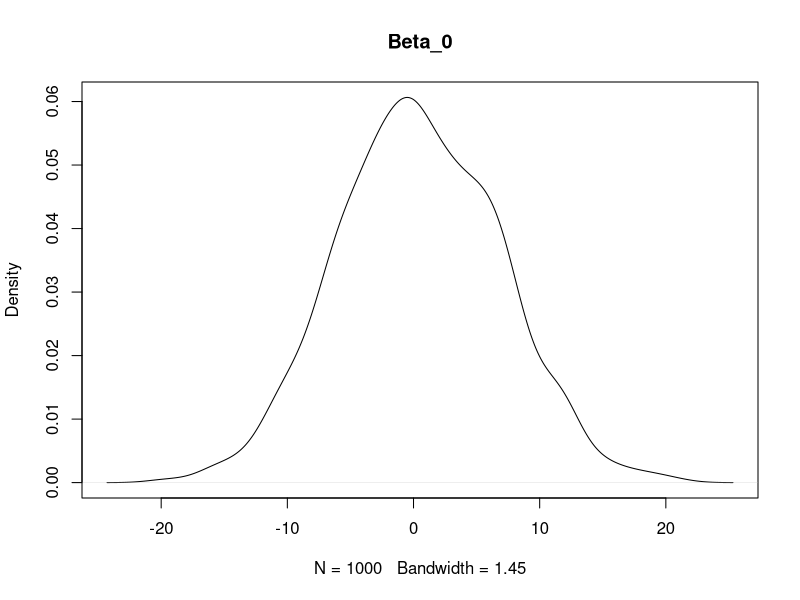
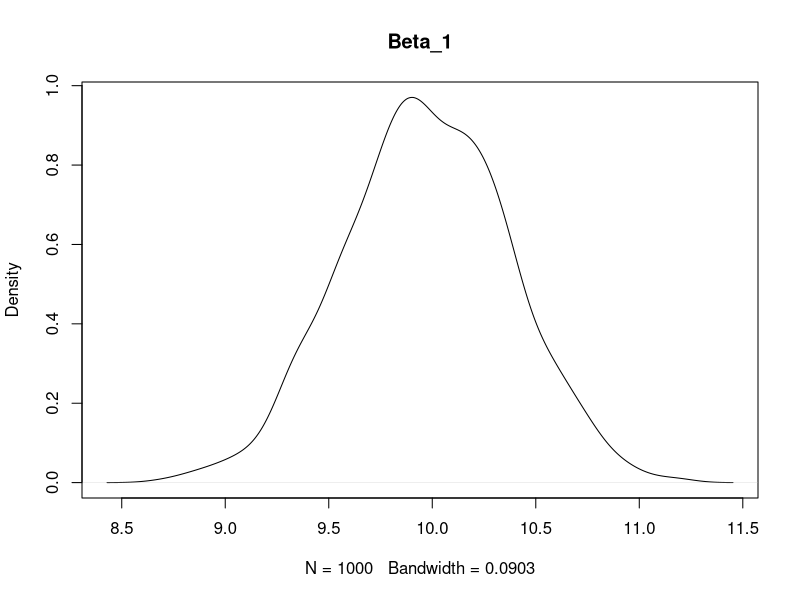
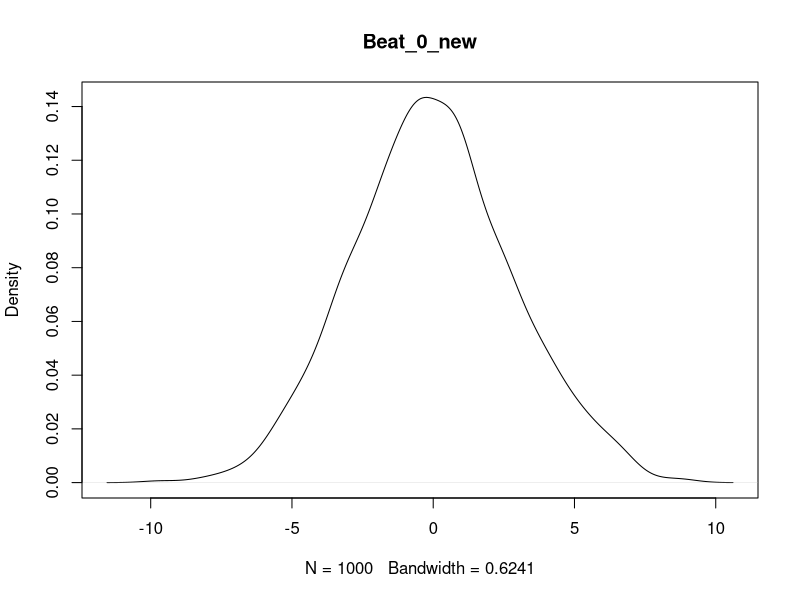
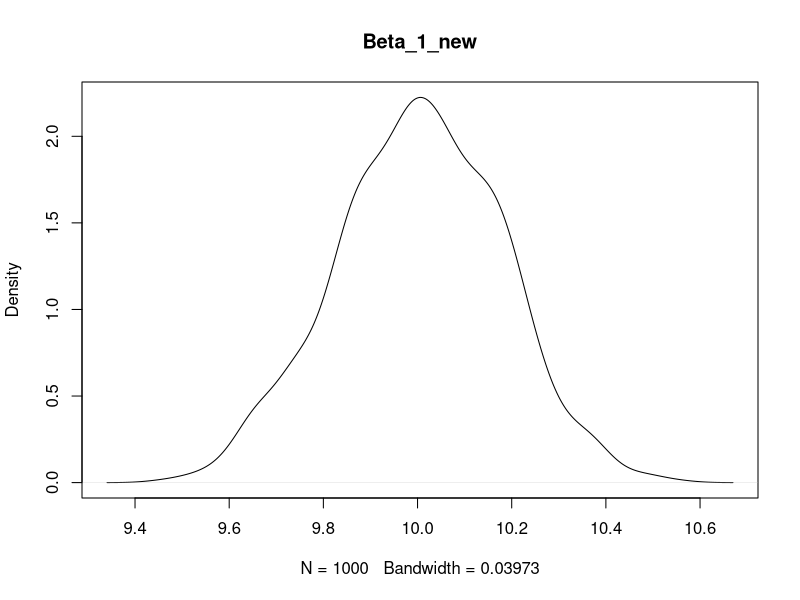

Here is the R script that generated these plots, in order:
data(cars)
attach(cars)
cars # check the dataset "car"

# Exercise 1
x_bar <- mean(speed) #first we create vriable of mean of distant and speed
y_bar <- mean(dist)
n <- 50

upper_beta1 <- (speed - x_bar) * dist # we calulate molecular and denominator for beta1_hat
lower_beta1 <- (speed - x_bar)^2

beta1_hat <- sum(upper_beta1) / sum(lower_beta1) # calulate beta1_hat and beta0_hat
beta0_hat <- y_bar - (beta1_hat * x_bar)

mym1 <- lm(dist~speed) # check with lm 
summary(mym1)

# Excercise 2
y_hat <- predict(mym1)  # calculate y_hat
n1 <- (dist - y_hat)^2  
s <- sqrt(sum(n1) / (50-2)) # calcute s

# Excercise 3
t1 <- qt(1-0.2/2,(50-2)) # calculate the student distrution with 0.80
n2 <- (speed - x_bar)^2  # calculate inner part of confident interval
n3 <- 1/n + (x_bar)^2 / sum(n2)

I_beta0_hat_up <- (beta0_hat + t1 * s * sqrt(n3)) # calculate confident interval for beta0_hat
I_beta0_hat_down <- (beta0_hat - t1 * s * sqrt(n3))

I_beta1_hat_up <- (beta1_hat + t1 * s / sqrt(sum(n2))) # calculate confident interval for beta1_hat
I_beta1_hat_down <- (beta1_hat - t1 * s / sqrt(sum(n2)))

confint(mym1, level = 0.8) # check with confint 

# the 80% condfident interval for beta1 means , giveing 100 times of drawing example and calculating for beta1_hat, around 80 will be inside and 20 be will outside the 80% of confident interval , meaning that 80% of beta1_hat we calculating will be inside the confident interval . However , beta1 is a actual number , it can only be inside or outside confident interval. Hence, we cannot say beta1 is 80% inside confident intercal , we can only said that " with 80% of "confident" beta1 is inside confident interval" 

# Excercise 4

# set real beta0_star and beta_1_star
beta0_star <- 0
beta1_star <- 10

# gen the new distant
formula_1 <- beta0_star + beta1_star * speed # part of beta0_star + beta1_star * speed

D_new <- matrix(, 50, 1000)  # repeat 1000 times to creat matrix with beta0_star + beta1_star * speed
for (i in 1:1000){
  D_new[ , i] <- formula_1
}

error <- matrix(,50,1000) # gen error part with sd=15.38
for (i in 1:50){
  for (j in 1:1000){
  error [  i , j  ] <- matrix (rnorm(1, 0 , 15.38)) 
  }
}

D_new <- D_new + error # adding error part
D_new <- as.data.frame(D_new) # trans to data form
names(D_new) <- gsub("V" , "D" , names (D_new)) # changing names
colnames(D_new) # check the name

attach(D_new)
attach(cars)

lm_list <- list() # list for linear model
for (i in 1:1000){
  lm_list[[i]]<- lm (D_new[, i] ~  speed)
}

coe_data <- data.frame(Beta_0=NA, Beta_1=NA) # gen data for coeffient 
for (i in 1:1000){
  coe_data[i,]<- coefficients( lm (D_new[ ,i ] ~  speed))
}


#otherway to approch this
nu<- 1000
my_lms <- lapply(1:nu, function(x) lm(D_new[, x] ~ speed))
beta_new <- sapply(my_lms, coef)


#calculate confident interval

D_new_mat <- as.matrix(D_new)   #matrix form for D_new and coe
coe_mat <- as.matrix(coe_data)


y_hat_new <- matrix(,1000,50) # gen matrix for y_hat_new
for (i in 1:1000){
  y_hat_new[i,] <- coe_mat[i,1] + coe_mat[i,2]*speed
}

y_hat_new <- t(y_hat_new) # transpost for calculation
s_new <- sqrt(colSums((D_new_mat - y_hat_new)^2)/(n-2))
s_new <- as.matrix(s_new)


t2 <- qt(1-0.05/2,(50-2)) # create matrix for confident interval for beta0 and beta1
con_mat <- matrix(,1000,4)
for (i in 1:1000){
  con_mat[i,1] <-  (coe_mat[i,1] + t2 * s_new[i,1] * sqrt(n3))
  con_mat[i,2] <-  (coe_mat[i,1] - t2 * s_new[i,1] * sqrt(n3))
  con_mat[i,3] <-  (coe_mat[i,2] + t2 * s_new[i,1] / sqrt(sum(n2)))
  con_mat[i,4] <-  (coe_mat[i,2] - t2 * s_new[i,1] / sqrt(sum(n2)))
}

# Check confidence interval with actual beta0 and beta1

check<-matrix(0,1000,2)  # build up a check martix
for (i in 1:1000){
  check[i,1] <- replace( check[i,1] , con_mat[i,1] >0  & con_mat[i,2] < 0, 1)
  check[i,2] <- replace( check[i,2] , con_mat[i,3] >10  & con_mat[i,4] < 10, 1)
}


precent <- colMeans(check)# calculate the precent of all confident interval contains beta0 and beta1
precent 

# Excercise 5

# produce density plots

plot(density(coe_mat[,1]), main = "Beta_0")
plot(density(coe_mat[,2]), main = "Beta_1")

# gen new database

speed_fake <- seq(4, 25 , length.out = 200)
D_new_2 <- matrix(, 200, 1000)
D_new_2[,1:1000] <- beta0_star + beta1_star * speed_fake

# adding error term
for (i in 1:1000){
  D_new_2 [,i] <- D_new_2[,i] + rnorm(200, 0, 15.38)
}

# gen parameter
coe_data_2 <- data.frame(Beta_0=NA, Beta_1=NA) # gen data for coeffient 
for (i in 1:1000){
  coe_data_2[i,]<- coefficients( lm (D_new_2[ ,i ] ~  speed_fake))
}

# plot density with 200 obs
plot(density(coe_data_2$Beta_0), main = "Beat_0_new")
plot(density(coe_data_2$Beta_1), main = "Beta_1_new")
